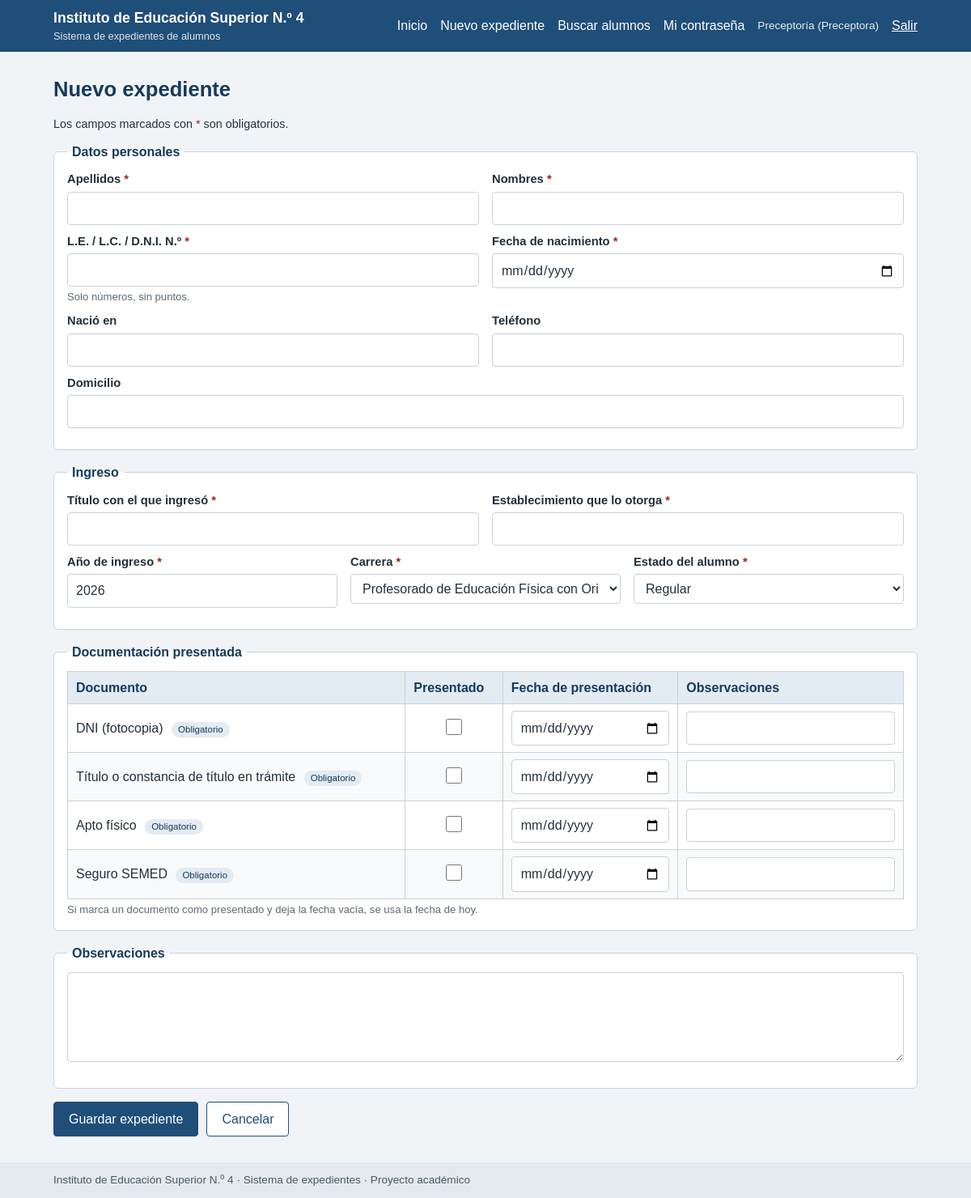
The app's page /nuevo.php (signed in) with its own data.
### tables this page shows
CREATE TABLE `usuario` (
  `id_usuario` int NOT NULL AUTO_INCREMENT,
  `nombre` varchar(50) NOT NULL,
  `usuario` varchar(50) NOT NULL,
  `clave` varchar(250) NOT NULL,
  `rol` enum('Preceptora','Coordinadora','Vicerrectora','Administradora') NOT NULL,
  `activo` tinyint(1) NOT NULL DEFAULT '1',
  `id_carrera` int DEFAULT NULL,
  PRIMARY KEY (`id_usuario`),
  UNIQUE KEY `usuario` (`usuario`),
  KEY `id_carrera` (`id_carrera`),
  CONSTRAINT `usuario_ibfk_1` FOREIGN KEY (`id_carrera`) REFERENCES `carrera` (`id_carrera`)
);

CREATE TABLE `tipo_documento` (
  `id_tipo` int NOT NULL AUTO_INCREMENT,
  `nombre` varchar(50) NOT NULL,
  `obligatorio` tinyint(1) NOT NULL DEFAULT '1',
  `orden` int DEFAULT NULL,
  PRIMARY KEY (`id_tipo`),
  UNIQUE KEY `nombre` (`nombre`)
);

### nuevo.php (called while the page is built, shortened)
<?php
require_once __DIR__ . '/includes/auth.php';
require_once __DIR__ . '/includes/estudiantes.php';
require_once __DIR__ . '/includes/form_estudiante.php';
$usuario = require_login();
$carreras = carreras_permitidas($usuario);
$tipos    = cargar_tipos();
$datos    = datos_vacios($usuario);
$docs     = docs_vacios($tipos);
$errores  = [];
render_header('Nuevo expediente', $usuario);
render_form_estudiante($datos, $errores, $carreras, $tipos, $docs, 'nuevo.php', 'Guardar expediente', 'index.php');
render_footer();

### includes/auth.php (called while the page is built, shortened)
<?php
require_once __DIR__ . '/db.php';
require_once __DIR__ . '/layout.php';
function e($valor): string
{
    return htmlspecialchars((string)$valor, ENT_QUOTES | ENT_SUBSTITUTE, 'UTF-8');
}
function require_login(): array
{
    $u = $_SESSION['usuario'] ?? null;
    $st = db()->prepare('SELECT id_usuario, nombre, usuario, rol, id_carrera FROM usuario WHERE id_usuario = ? AND activo = 1');
    $st->execute([(int)$u['id_usuario']]);
    $fresco = $st->fetch();
    $fresco['id_usuario'] = (int)$fresco['id_usuario'];
    $fresco['id_carrera'] = $fresco['id_carrera'] === null ? null : (int)$fresco['id_carrera'];
    return $fresco;
}
function puede_editar(array $usuario): bool
{
    return in_array($usuario['rol'], ROLES_EDICION, true);
}

### includes/db.php (called while the page is built)
<?php
function db(): PDO
{
    static $pdo = null;
    if ($pdo === null) {
        $dsn = 'mysql:host=' . DB_HOST . ';port=' . DB_PORT . ';dbname=' . DB_NAME . ';charset=' . DB_CHARSET;
        try {
            $pdo = new PDO($dsn, DB_USER, DB_PASS, [
                PDO::ATTR_ERRMODE            => PDO::ERRMODE_EXCEPTION,
                PDO::ATTR_DEFAULT_FETCH_MODE => PDO::FETCH_ASSOC,
                PDO::ATTR_EMULATE_PREPARES   => false,
            ]);
        } catch (PDOException $ex) {
            error_log('Error de conexión: ' . $ex->getMessage());
            http_response_code(500);
            echo 'No se pudo conectar con la base de datos. '
               . 'Verifique que MySQL esté iniciado en XAMPP y revise config/config.php.';
            if (DEBUG) {
                echo '<br><small>' . htmlspecialchars($ex->getMessage(), ENT_QUOTES, 'UTF-8') . '</small>';
            }
            exit;
        }
    }
    return $pdo;
}

### includes/estudiantes.php (called while the page is built, shortened)
<?php
function cargar_tipos(): array
{
    return db()->query('SELECT id_tipo, nombre, obligatorio FROM tipo_documento ORDER BY orden, id_tipo')->fetchAll();
}
function carreras_permitidas(array $usuario): array
{
    $st = db()->prepare('SELECT id_carrera, nombre, turno FROM carrera WHERE id_carrera = ?');
    $st->execute([$usuario['id_carrera']]);
    return $st->fetchAll();
}

### includes/form_estudiante.php (the view, shortened to what this page needs)
<?php
function campo_texto(string $name, string $label, array $d, array $err, array $o = []): void
{
    $tipo = $o['type'] ?? 'text';
    $id = 'f_' . ($o['prefijo'] ?? '') . $name;
    $clase = 'campo' . (isset($err[$name]) ? ' campo-error' : '');
    echo '<div class="' . $clase . '">';
    echo '<label for="' . $id . '">' . e($label) . (!empty($o['required']) ? ' <span class="req" title="Obligatorio">*</span>' : '') . '</label>';
    echo '<input type="' . e($tipo) . '" id="' . $id . '" name="' . e($name) . '" value="' . e($d[$name] ?? '') . '"';
    if (!empty($o['required']))  { echo ' required'; }
    if (isset($o['maxlength']))  { echo ' maxlength="' . (int)$o['maxlength'] . '"'; }
    if (isset($o['inputmode']))  { echo ' inputmode="' . e($o['inputmode']) . '"'; }
    if (isset($o['min']))        { echo ' min="' . e($o['min']) . '"'; }
    if (isset($o['max']))        { echo ' max="' . e($o['max']) . '"'; }
    if (isset($o['autocomplete'])) { echo ' autocomplete="' . e($o['autocomplete']) . '"'; }
    echo '>';
    if (!empty($o['ayuda'])) {
        echo '<small class="ayuda">' . e($o['ayuda']) . '</small>';
    }
    echo '</div>';
}
function render_form_estudiante(array $d, array $err, array $carreras, array $tipos, array $docs, string $action, string $boton, string $cancelar): void
{
    ?>
<form method="post" action="<?= e($action) ?>" class="formulario">
  <p class="nota">Los campos marcados con <span class="req">*</span> son obligatorios.</p>
  <fieldset>
    <legend>Datos personales</legend>
    <div class="fila">
      <?php campo_texto('apellido', 'Apellidos', $d, $err, ['required' => true, 'maxlength' => 50, 'autocomplete' => 'off']); ?>
    </div>
    <div class="fila">
      <?php campo_texto('dni', 'L.E. / L.C. / D.N.I. N.º', $d, $err, ['required' => true, 'maxlength' => 12, 'inputmode' => 'numeric', 'ayuda' => 'Solo números, sin puntos.', 'autocomplete' => 'off']); ?>
      <?php campo_texto('fecha_nacimiento', 'Fecha de nacimiento', $d, $err, ['type' => 'date', 'required' => true, 'max' => date('Y-m-d')]); ?>
    </div>
    <div class="fila">
    </div>
    <div class="fila">
    </div>
  </fieldset>
  <fieldset>
    <legend>Ingreso</legend>
    <div class="fila">
    </div>
    <div class="fila">
      <?php campo_texto('anio_ingreso', 'Año de ingreso', $d, $err, ['type' => 'number', 'required' => true, 'min' => '1980', 'max' => (string)((int)date('Y') + 1), 'inputmode' => 'numeric']); ?>
      <div class="campo<?= isset($err['id_carrera']) ? ' campo-error' : '' ?>">
        <label for="f_id_carrera">Carrera <span class="req" title="Obligatorio">*</span></label>
        <select id="f_id_carrera" name="id_carrera" required>
<?php foreach ($carreras as $c): ?>
          <option value="<?= (int)$c['id_carrera'] ?>"<?= (string)$c['id_carrera'] === (string)$d['id_carrera'] ? ' selected' : '' ?>><?= e($c['nombre']) ?> (<?= e($c['turno']) ?>)</option>
<?php endforeach; ?>
        </select>
      </div>
      <div class="campo<?= isset($err['estado']) ? ' campo-error' : '' ?>">
        <label for="f_estado">Estado del alumno <span class="req" title="Obligatorio">*</span></label>
        <select id="f_estado" name="estado" required>
<?php foreach (ESTADOS as $est): ?>
          <option value="<?= e($est) ?>"<?= $est === $d['estado'] ? ' selected' : '' ?>><?= e($est) ?></option>
<?php endforeach; ?>
        </select>
      </div>
    </div>
  </fieldset>
<?php if ($tipos): ?>
  <fieldset>
    <legend>Documentación presentada</legend>
    <div class="tabla-wrap">
      <table class="tabla">
        <thead>
          <tr><th>Documento</th><th>Presentado</th><th>Fecha de presentación</th><th>Observaciones</th></tr>
        </thead>
        <tbody>
<?php foreach ($tipos as $t): $id = (int)$t['id_tipo']; $x = $docs[$id]; ?>
          <tr class="<?= isset($err['doc_' . $id]) ? 'fila-error' : '' ?>">
            <td><?= e($t['nombre']) ?><?= $t['obligatorio'] ? ' <span class="badge">Obligatorio</span>' : '' ?></td>
            <td class="centro">
              <input type="checkbox" id="dp_<?= $id ?>" name="doc_presentado[<?= $id ?>]" value="1"<?= $x['presentado'] ? ' checked' : '' ?>>
            </td>
            <td>
              <input type="date" id="df_<?= $id ?>" name="doc_fecha[<?= $id ?>]" value="<?= e($x['fecha']) ?>" max="<?= e(date('Y-m-d')) ?>">
            </td>
            <td>
              <input type="text" id="do_<?= $id ?>" name="doc_obs[<?= $id ?>]" value="<?= e($x['obs']) ?>" maxlength="255">
            </td>
          </tr>
<?php endforeach; ?>
        </tbody>
      </table>
    </div>
    <small class="ayuda">Si marca un documento como presentado y deja la fecha vacía, se usa la fecha de hoy.</small>
  </fieldset>
<?php endif; ?>
  <fieldset>
    <legend>Observaciones</legend>
    <div class="campo<?= isset($err['observaciones']) ? ' campo-error' : '' ?>">
      <textarea id="f_observaciones" name="observaciones" rows="4" maxlength="2000"><?= e($d['observaciones']) ?></textarea>
    </div>
  </fieldset>
  <div class="botones">
    <button type="submit" class="btn"><?= e($boton) ?></button>
    <a class="btn btn-sec" href="<?= e($cancelar) ?>">Cancelar</a>
  </div>
</form>
<?php
}

### includes/layout.php (shortened to what this page needs)
<?php
function render_header(string $titulo, ?array $usuario = null): void
{
    ?>
<!DOCTYPE html>
<html lang="es">
<head>
<link rel="stylesheet" href="css/estilos.css">
</head>
<body>
<header class="barra">
  <div class="contenedor barra-interna">
    <a class="marca" href="index.php"><?= e(APP_NOMBRE) ?><small>Sistema de expedientes de alumnos</small></a>
<?php if ($usuario): ?>
    <nav class="menu" aria-label="Menú principal">
      <a href="index.php">Inicio</a>
<?php if (puede_editar($usuario)): ?>
      <a href="nuevo.php">Nuevo expediente</a>
<?php endif; ?>
      <a href="buscar.php">Buscar alumnos</a>
      <a href="cambiar_clave.php">Mi contraseña</a>
      <span class="usuario"><?= e($usuario['nombre']) ?> (<?= e($usuario['rol']) ?>)</span>
      <form method="post" action="logout.php" class="form-inline">
        <button type="submit" class="btn-link">Salir</button>
      </form>
    </nav>
<?php endif; ?>
  </div>
</header>
<main class="contenedor">
<h1><?= e($titulo) ?></h1>
<?php
}
function render_footer(): void
{
    ?>
</main>
<footer class="pie">
  <div class="contenedor"><?= e(APP_NOMBRE) ?> · Sistema de expedientes · Proyecto académico</div>
</footer>
</body>
</html>
<?php
}

### css/estilos.css (style rules this page uses)
:root { --azul: #1f4e79; --azul-osc: #163a5a; --fondo: #f1f4f7; --borde: #c9d1d9; --texto: #22303c; --ok: #1e6b35; --ok-fondo: #e4f4e8; --error: #a4231b; --error-fondo: #fbe9e7; --aviso: #7a5800; --aviso-fondo: #fff4d6; }
* { box-sizing: border-box; }
body { margin: 0; font-family: Arial, Helvetica, sans-serif; font-size: 16px; line-height: 1.45; color: var(--texto); background: var(--fondo); }
.contenedor { max-width: 1100px; margin: 0 auto; padding: 0 16px; }
main.contenedor { padding-top: 8px; padding-bottom: 32px; min-height: 70vh; }
h1 { font-size: 1.6rem; color: var(--azul-osc); margin: 20px 0 14px; }
a { color: var(--azul); }
.barra { background: var(--azul); color: #fff; }
.barra-interna { display: flex; flex-wrap: wrap; align-items: center; justify-content: space-between; gap: 8px; padding-top: 10px; padding-bottom: 10px; }
.marca { color: #fff; text-decoration: none; font-weight: bold; font-size: 1.1rem; display: block; }
.marca small { display: block; font-weight: normal; font-size: .8rem; opacity: .85; }
.menu { display: flex; flex-wrap: wrap; align-items: center; gap: 4px 16px; }
.menu a { color: #fff; text-decoration: none; padding: 4px 0; }
.usuario { font-size: .85rem; opacity: .9; }
.form-inline { display: inline; margin: 0; }
.btn-link { background: none; border: 0; color: #fff; font: inherit; cursor: pointer; padding: 4px 0; text-decoration: underline; }
fieldset { border: 1px solid var(--borde); border-radius: 6px; background: #fff; margin: 0 0 16px; padding: 12px 16px 16px; }
legend { font-weight: bold; color: var(--azul-osc); padding: 0 6px; }
.fila { display: flex; flex-wrap: wrap; gap: 12px 16px; }
.fila .campo { flex: 1 1 240px; }
.campo { margin-bottom: 10px; }
.campo label { display: block; font-weight: bold; font-size: .92rem; margin-bottom: 4px; }
input[type=text], input[type=password], input[type=search], input[type=number], input[type=date], input[type=tel], select, textarea { width: 100%; padding: 8px 10px; border: 1px solid var(--borde); border-radius: 4px; font: inherit; color: var(--texto); background: #fff; }
.ayuda { display: block; color: #5b6b78; font-size: .82rem; margin-top: 3px; }
.req { color: var(--error); }
.nota { font-size: .9rem; margin: 0 0 12px; }
input[type=checkbox] { width: 20px; height: 20px; }
.botones { display: flex; flex-wrap: wrap; gap: 10px; margin-top: 8px; }
.btn { display: inline-block; background: var(--azul); color: #fff; border: 1px solid var(--azul); border-radius: 4px; padding: 9px 18px; font: inherit; text-decoration: none; cursor: pointer; }
.btn-sec { background: #fff; color: var(--azul); }
.tabla-wrap { overflow-x: auto; }
.tabla { width: 100%; border-collapse: collapse; background: #fff; }
.tabla th, .tabla td { border: 1px solid var(--borde); padding: 8px 10px; text-align: left; vertical-align: middle; }
.tabla thead th { background: #e3ebf3; color: var(--azul-osc); }
.tabla tbody tr:nth-child(even) { background: #f8fafc; }
.tabla .centro { text-align: center; }
.badge { display: inline-block; background: #e3ebf3; color: var(--azul-osc); font-size: .72rem; border-radius: 10px; padding: 1px 8px; margin-left: 6px; }
.pie { background: #e3e9ef; color: #4a5865; font-size: .85rem; padding: 12px 0; }

### records on screen
usuario: nombre "Preceptoría", rol "Preceptora"
tipo_documento: nombre "DNI (fotocopia)", obligatorio "Obligatorio"
tipo_documento: nombre "Título o constancia de título en trámite", obligatorio "Obligatorio"
tipo_documento: nombre "Apto físico", obligatorio "Obligatorio"
tipo_documento: nombre "Seguro SEMED", obligatorio "Obligatorio"

### other values on screen
APP_NOMBRE "Instituto de Educación Superior N.º 4"
$titulo "Nuevo expediente"
$label "Apellidos Nombres L.E. / L.C. / D.N.I. N.º Fecha de nacimiento Nació en Teléfono Domicilio Título con el que ingresó Establecimiento que lo otorga Año de ingreso"
$o['ayuda'] "Solo números, sin puntos."
$boton "Guardar expediente"
form field id_carrera "Profesorado de Educación Física con Orientación en Tiempo Libre y Recreación (Mañana)"
form field estado "Regular"
